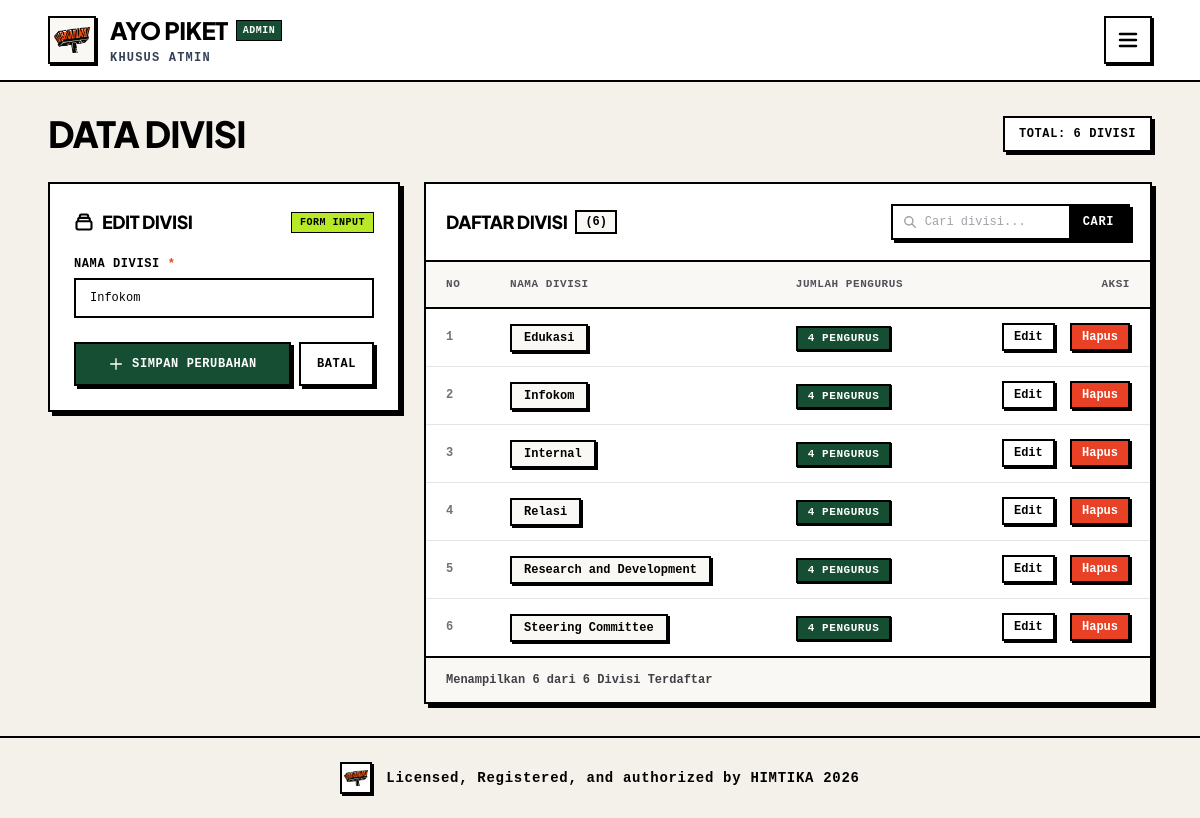
/admin/divisions.php?aksi=edit&id=6 (signed in), run on the app's committed database.
### tables this page shows
CREATE TABLE IF NOT EXISTS `divisions` (
  `id` INT AUTO_INCREMENT PRIMARY KEY,
  `nama_divisi` VARCHAR(100) NOT NULL,
  `created_at` TIMESTAMP DEFAULT CURRENT_TIMESTAMP
);

### includes/functions.php (called while the page is built, shortened)
<?php
function sanitize($data) {
    return htmlspecialchars(trim($data), ENT_QUOTES, 'UTF-8');
}

### admin/divisions.php (the view, shortened to what this page needs)
<?php
require_once __DIR__ . '/../config/database.php';
require_once __DIR__ . '/../includes/functions.php';
$aksi = $_GET['aksi'] ?? '';
$id_edit = isset($_GET['id']) ? (int)$_GET['id'] : 0;
$data_edit = null;
if ($aksi === 'edit' && $id_edit > 0) {
    $stmt = $koneksi->prepare("SELECT * FROM divisions WHERE id = ? LIMIT 1");
    $stmt->execute([$id_edit]);
    $data_edit = $stmt->fetch();
}
$search = sanitize($_GET['search'] ?? '');
$query_str = "
    SELECT d.id, d.nama_divisi, d.created_at, COUNT(m.id) AS total_anggota
    FROM divisions d
    LEFT JOIN members m ON d.id = m.division_id
";
$params = [];
$query_str .= " GROUP BY d.id ORDER BY d.nama_divisi ASC";
$stmt = $koneksi->prepare($query_str);
$stmt->execute($params);
$daftar_divisi = $stmt->fetchAll();
$stmt_total = $koneksi->query("SELECT id FROM divisions");
$total_divisi = $stmt_total->rowCount();
require_once __DIR__ . '/header.php';
?>
<div class="space-y-6 sm:space-y-7">
    <div class="flex flex-col lg:flex-row lg:items-center lg:justify-between gap-4">
        <div>
            <h1 class="text-2xl sm:text-3xl lg:text-4xl font-black uppercase tracking-tight text-black">
                Data Divisi
            </h1>
        </div>
        <div class="flex flex-wrap items-center gap-3 shrink-0">
            <div class="bg-white border-2 border-black font-mono font-bold text-xs uppercase tracking-wider px-3.5 py-2 shadow-[3px_3px_0px_#000]">
                TOTAL: <?= $total_divisi ?> DIVISI
            </div>
        </div>
    </div>
    <div class="grid grid-cols-1 lg:grid-cols-12 gap-6 items-start">
        <div class="lg:col-span-4 space-y-6">
            <div class="bg-white border-2 border-black shadow-[4px_4px_0px_#000] p-5 sm:p-6">
                <div class="flex items-center justify-between gap-2 mb-5">
                    <div class="flex items-center gap-2">
                        <h2 class="text-base sm:text-lg font-black uppercase tracking-tight text-black">
                            <?= $data_edit ? 'Edit Divisi' : 'Tambah Divisi Baru' ?>
                        </h2>
                    </div>
                    <span class="bg-[#B8E926] border border-black px-2 py-0.5 font-mono text-[10px] font-bold uppercase tracking-wider text-black">
                        FORM INPUT
                    </span>
                </div>
                <form action="divisions.php" method="POST" class="space-y-4">
                    <div>
                        <label for="nama_divisi" class="block font-mono font-bold text-xs uppercase tracking-wider text-black mb-1.5">
                            NAMA DIVISI <span class="text-[#E84125]">*</span>
                        </label>
                        <input type="text" id="nama_divisi" name="nama_divisi" required
                               value="<?= $data_edit ? sanitize($data_edit['nama_divisi']) : '' ?>"
                               placeholder="Contoh: Infokom"
                               class="w-full px-3.5 py-2.5 bg-white border-2 border-black font-mono text-xs text-black placeholder:text-zinc-400 focus:outline-none focus:bg-zinc-50 transition">
                    </div>
                    <div class="pt-2 flex items-center gap-2">
                        <button type="submit"
                                class="flex-1 py-3 px-4 bg-[#164E33] hover:bg-[#123e29] text-white border-2 border-black shadow-[3px_3px_0px_#000] font-mono font-bold text-xs uppercase tracking-wider flex items-center justify-center gap-2 hover:translate-x-[1px] hover:translate-y-[1px] transition cursor-pointer">
                            <svg class="w-4 h-4 text-white shrink-0" fill="none" stroke="currentColor" stroke-width="2" viewBox="0 0 24 24">
                                <path stroke-linecap="round" stroke-linejoin="round" d="M12 4v16m8-8H4" />
                            </svg>
                            <span><?= $data_edit ? 'SIMPAN PERUBAHAN' : 'TAMBAH DIVISI' ?></span>
                        </button>
                        <?php if ($data_edit): ?>
                            <a href="divisions.php" class="py-3 px-4 bg-white hover:bg-zinc-100 text-black border-2 border-black shadow-[3px_3px_0px_#000] font-mono font-bold text-xs uppercase tracking-wider transition">
                                BATAL
                            </a>
                        <?php endif; ?>
                    </div>
                </form>
            </div>
        </div>
        <div class="lg:col-span-8 space-y-6">
            <div class="bg-white border-2 border-black shadow-[4px_4px_0px_#000] overflow-hidden">
                <div class="p-4 sm:p-5 border-b-2 border-black flex flex-col md:flex-row md:items-center md:justify-between gap-3">
                    <div class="flex items-center gap-2">
                        <h2 class="text-base sm:text-lg font-black uppercase tracking-tight text-black">
                            Daftar Divisi
                        </h2>
                        <span class="border-2 border-black px-2 py-0.5 font-mono text-xs font-bold bg-[#FAF8F5]">
                            (<?= count($daftar_divisi) ?>)
                        </span>
                    </div>
                    <form action="divisions.php" method="GET" class="flex flex-wrap items-center border-2 border-black bg-white shadow-[3px_3px_0px_#000]">
                        <div class="relative flex items-center">
                            <svg class="w-3.5 h-3.5 text-zinc-400 absolute left-2.5 pointer-events-none" fill="none" stroke="currentColor" stroke-width="2.5" viewBox="0 0 24 24">
                                <path stroke-linecap="round" stroke-linejoin="round" d="M21 21l-6-6m2-5a7 7 0 11-14 0 7 7 0 0114 0z"/>
                            </svg>
                            <input type="text" name="search" value="<?= htmlspecialchars($search) ?>"
                                   placeholder="Cari divisi..."
                                   class="pl-8 pr-3 py-2 bg-transparent font-mono text-xs text-black placeholder:text-zinc-400 focus:outline-none w-36 sm:w-44">
                        </div>
                        <button type="submit" class="px-3.5 py-2 bg-black text-white hover:bg-zinc-800 font-mono font-bold text-xs uppercase tracking-wider transition cursor-pointer">
                            CARI
                        </button>
                    </form>
                </div>
                <div class="overflow-x-auto">
                    <table class="w-full text-left border-collapse">
                        <thead class="border-b-2 border-black bg-[#FAF8F5] font-mono text-[11px] font-bold uppercase tracking-wider text-zinc-600">
                            <tr>
                                <th class="px-5 py-3.5 w-16">NO</th>
                                <th class="px-5 py-3.5">NAMA DIVISI</th>
                                <th class="px-5 py-3.5">JUMLAH PENGURUS</th>
                                <th class="px-5 py-3.5 text-right">AKSI</th>
                            </tr>
                        </thead>
                        <tbody class="divide-y divide-zinc-200 bg-white">
                            <?php if (empty($daftar_divisi)): ?>
                                <tr>
                                    <td colspan="4" class="px-5 py-10 text-center font-mono text-xs text-zinc-500">
                                        Belum ada data divisi yang sesuai.
                                    </td>
                                </tr>
                            <?php else: ?>
                                <?php $nomor = 1; foreach ($daftar_divisi as $div): ?>
                                    <tr class="hover:bg-[#FAF8F5] transition">
                                        <td class="px-5 py-3.5 font-mono text-xs text-zinc-500 font-bold">
                                            <?= $nomor++ ?>
                                        </td>
                                        <td class="px-5 py-3.5">
                                            <span class="inline-block px-3 py-1 bg-[#FAF8F5] border-2 border-black text-black font-mono font-bold text-xs shadow-[2px_2px_0px_#000]">
                                                <?= sanitize($div['nama_divisi']) ?>
                                            </span>
                                        </td>
                                        <td class="px-5 py-3.5">
                                            <span class="inline-block px-2.5 py-0.5 bg-[#164E33] text-white border-2 border-black font-mono font-bold text-[11px] uppercase tracking-wider shadow-[1px_1px_0px_#000]">
                                                <?= $div['total_anggota'] ?> Pengurus
                                            </span>
                                        </td>
                                        <td class="px-5 py-3.5 text-right font-mono text-xs font-bold space-x-2">
                                            <a href="divisions.php?aksi=edit&id=<?= $div['id'] ?>"
                                               class="px-2.5 py-1 bg-white hover:bg-zinc-100 text-black border-2 border-black shadow-[2px_2px_0px_#000] inline-block hover:translate-x-[1px] hover:translate-y-[1px] transition">
                                                Edit
                                            </a>
                                            <a href="divisions.php?aksi=hapus&id=<?= $div['id'] ?>"
                                               onclick="return confirm('Hapus divisi <?= sanitize($div['nama_divisi']) ?>? Pengurus di divisi ini juga akan terhapus.');"
                                               class="px-2.5 py-1 bg-[#E84125] hover:bg-red-700 text-white border-2 border-black shadow-[2px_2px_0px_#000] inline-block hover:translate-x-[1px] hover:translate-y-[1px] transition">
                                                Hapus
                                            </a>
                                        </td>
                                    </tr>
                                <?php endforeach; ?>
                            <?php endif; ?>
                        </tbody>
                    </table>
                </div>
                <div class="p-4 sm:px-5 sm:py-3.5 border-t-2 border-black flex items-center justify-between bg-[#FAF8F5]">
                    <span class="font-mono text-xs text-zinc-700 font-bold">
                        Menampilkan <?= count($daftar_divisi) ?> dari <?= $total_divisi ?> Divisi Terdaftar
                    </span>
                </div>
            </div>
        </div>
    </div>
</div>
<?php require_once __DIR__ . '/footer.php'; ?>

### admin/header.php (style rules this page uses)
body { font-family: 'Plus Jakarta Sans', sans-serif; background-color: #F4F0EA; }
.font-mono { font-family: 'Space Mono', monospace; }

### data on the page
divisions: nama_divisi "Infokom", total_anggota "4"
divisions: nama_divisi "Edukasi", total_anggota "4"
divisions: nama_divisi "Internal", total_anggota "4"
divisions: nama_divisi "Relasi", total_anggota "4"
divisions: nama_divisi "Research and Development", total_anggota "4"
divisions: nama_divisi "Steering Committee", total_anggota "4"

### other printed values
$total_divisi "6"
count($daftar_divisi) "6"
